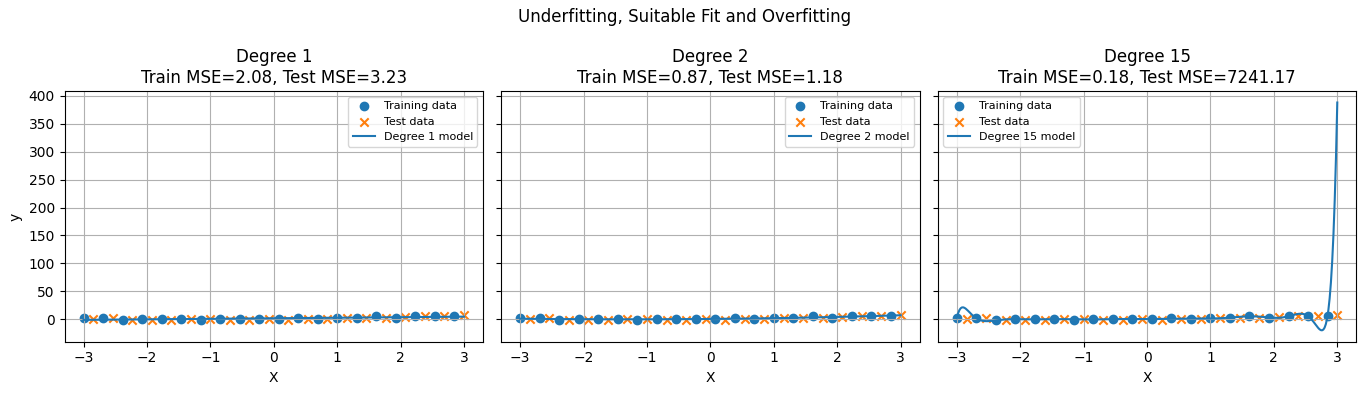

The script that drew this image:

import numpy as np
import matplotlib.pyplot as plt
from sklearn.preprocessing import PolynomialFeatures
from sklearn.linear_model import LinearRegression
from sklearn.pipeline import make_pipeline
from sklearn.metrics import mean_squared_error

# Reproducible nonlinear dataset
rng = np.random.default_rng(42)
X = np.linspace(-3, 3, 40).reshape(-1, 1)
y = 0.5 * X.ravel() ** 2 + X.ravel() + rng.normal(0, 1.2, 40)

# Train/test split by alternating observations for a simple demonstration
X_train, y_train = X[::2], y[::2]
X_test, y_test = X[1::2], y[1::2]

degrees = [1, 2, 15]
x_plot = np.linspace(-3, 3, 300).reshape(-1, 1)

fig, axes = plt.subplots(1, 3, figsize=(15, 4), sharey=True)
for ax, degree in zip(axes, degrees):
    model = make_pipeline(PolynomialFeatures(degree), LinearRegression())
    model.fit(X_train, y_train)

    train_pred = model.predict(X_train)
    test_pred = model.predict(X_test)
    curve = model.predict(x_plot)

    train_mse = mean_squared_error(y_train, train_pred)
    test_mse = mean_squared_error(y_test, test_pred)

    ax.scatter(X_train, y_train, label="Training data")
    ax.scatter(X_test, y_test, marker="x", label="Test data")
    ax.plot(x_plot, curve, label=f"Degree {degree} model")
    ax.set_title(f"Degree {degree}\nTrain MSE={train_mse:.2f}, Test MSE={test_mse:.2f}")
    ax.set_xlabel("X")
    ax.grid(True)
    ax.legend(fontsize=8)

axes[0].set_ylabel("y")
fig.suptitle("Underfitting, Suitable Fit and Overfitting")
plt.tight_layout()
plt.show()

print("Interpretation:")
print("- Degree 1 may underfit because the model is too simple.")
print("- Degree 2 can capture the quadratic pattern.")
print("- Degree 15 may overfit by following noise in the training data.")
print("Compare training and test MSE to assess generalization.")
